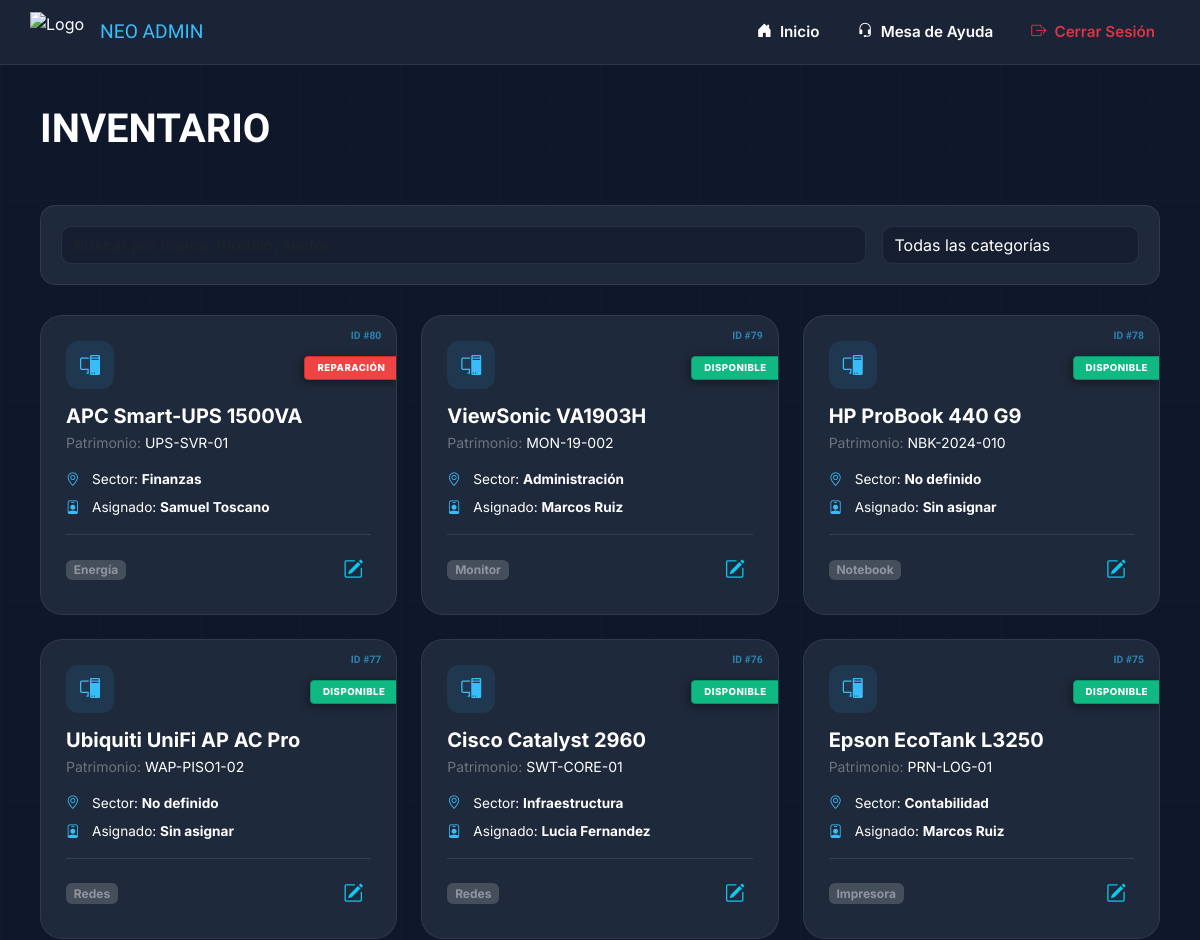
Page /inventario_lista.php (signed in, upper part) on the earlier database version.
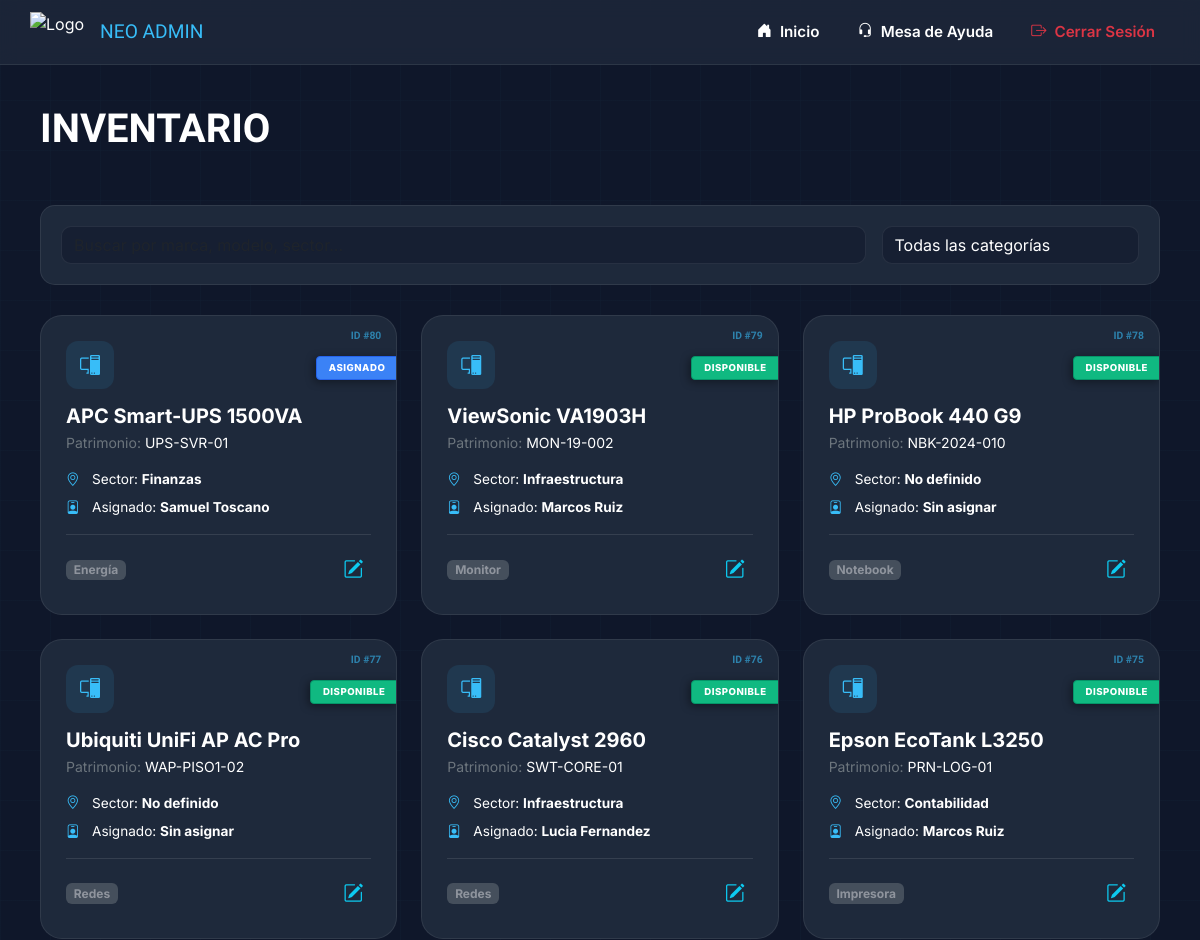
Same page on the later database version.
### tables this page shows
CREATE TABLE `inventario` (
  `id` int(11) NOT NULL,
  `codigo_patrimonial` varchar(50) DEFAULT NULL,
  `tipo_id` int(11) DEFAULT NULL,
  `marca` varchar(50) DEFAULT NULL,
  `modelo` varchar(50) DEFAULT NULL,
  `serie` varchar(100) DEFAULT NULL,
  `estado` enum('Disponible','Asignado','Reparación') NOT NULL DEFAULT 'Disponible',
  `usuario_asignado_id` int(11) DEFAULT NULL,
  `sector` varchar(100) DEFAULT NULL
);

CREATE TABLE `usuarios` (
  `id` int(11) NOT NULL,
  `nombre_completo` varchar(100) NOT NULL,
  `usuario` varchar(50) NOT NULL,
  `email` varchar(255) DEFAULT NULL,
  `password` varchar(255) NOT NULL,
  `rol` enum('administrador','operativo','tecnico') DEFAULT NULL,
  `area` varchar(100) DEFAULT NULL,
  `dni` varchar(20) DEFAULT NULL,
  `ultimo_login` datetime DEFAULT NULL,
  `creado_en` timestamp NOT NULL DEFAULT current_timestamp()
);

CREATE TABLE `categorias` (
  `id` int(11) NOT NULL,
  `nombre` varchar(50) NOT NULL
);

### inventario_lista.php (the view, shortened to what this page needs)
<?php
require_once 'db.php';
$query = "SELECT i.*, c.nombre AS categoria_nombre, u.nombre_completo AS nombre_usuario
          FROM inventario i
          INNER JOIN categorias c ON i.tipo_id = c.id
          LEFT JOIN usuarios u ON i.usuario_asignado_id = u.id
          ORDER BY i.id DESC";
$resultado = $conexion->query($query);
?>
<!DOCTYPE html>
<html lang="es">
<head>
    <link href="https://cdn.jsdelivr.net/npm/bootstrap@5.3.0/dist/css/bootstrap.min.css" rel="stylesheet">
    <link rel="stylesheet" href="https://cdn.jsdelivr.net/npm/bootstrap-icons@1.11.1/font/bootstrap-icons.css">
</head>
<body>
    <nav class="neo-navbar d-flex justify-content-between align-items-center sticky-top">
        <div class="d-flex align-items-center gap-3">
            <img src="img/logo_neoadmin.png" alt="Logo" style="height: 40px;">
            <span style="font-family: 'Orbitron'; font-size: 1.2rem; color: var(--accent);">NEO ADMIN</span>
        </div>
        <div class="d-flex align-items-center gap-2">
            <a href="dashboard.php" class="nav-link-neo"><i class="bi bi-house-door-fill"></i> Inicio</a>
            <a href="tickets_lista.php" class="nav-link-neo"><i class="bi bi-headset"></i> Mesa de Ayuda</a>
            <a href="logout.php" class="nav-link-neo text-danger"><i class="bi bi-box-arrow-right"></i> Cerrar Sesión</a>
        </div>
    </nav>
    <main class="main-content container-fluid">
        <div class="d-flex justify-content-between align-items-center mb-5">
            <h1 class="fw-bold mb-1" style="font-family: 'Orbitron';">INVENTARIO</h1>
        </div>
        <div class="search-container">
            <div class="row g-3">
                <div class="col-md-9">
                    <input type="text" id="searchInput" class="form-control form-control-neo" placeholder="Buscar por marca, modelo, sector...">
                </div>
                <div class="col-md-3">
                    <select id="categoryFilter" class="form-select form-control-neo">
                        <option value="all">Todas las categorías</option>
                    </select>
                </div>
            </div>
        </div>
        <div class="row g-4" id="inventoryGrid">
            <?php while($row = $resultado->fetch_assoc()):
                $estado_actual = $row['estado'] ?: 'Disponible';
                $st_comp = mb_strtolower($estado_actual, 'UTF-8');
                $st_class = "status-disponible";
                if ($st_comp === 'asignado') {
                    $st_class = "status-asignado";
                } elseif (strpos($st_comp, 'repara') !== false) {
                    $st_class = "status-reparacion";
                }
                $search_data = strtolower($row['marca']." ".$row['modelo']." ".$row['codigo_patrimonial']." ".$row['sector']." ".$row['nombre_usuario']);
            ?>
            <div class="col-md-6 col-lg-4 asset-item" data-category="<?php echo $row['categoria_nombre']; ?>" data-search="<?php echo $search_data; ?>">
                <div class="asset-card">
                    <span class="status-pill <?php echo $st_class; ?>">
                        <?php echo htmlspecialchars($estado_actual); ?>
                    </span>
                    <span class="id-badge">ID #<?php echo $row['id']; ?></span>
                    <div class="asset-icon-wrapper"><i class="bi bi-pc-display"></i></div>
                    <h5 class="fw-bold mb-1"><?php echo $row['marca']." ".$row['modelo']; ?></h5>
                    <p class="small text-secondary mb-3">Patrimonio: <span class="text-white"><?php echo $row['codigo_patrimonial']; ?></span></p>
                    <div class="info-row"><i class="bi bi-geo-alt"></i><span>Sector: <strong><?php echo $row['sector'] ?: 'No definido'; ?></strong></span></div>
                    <div class="info-row"><i class="bi bi-person-badge"></i><span>Asignado: <strong><?php echo $row['nombre_usuario'] ?: 'Sin asignar'; ?></strong></span></div>
                    <div class="d-flex justify-content-between align-items-center mt-3 pt-3 border-top border-white border-opacity-10">
                        <span class="badge bg-secondary opacity-50"><?php echo $row['categoria_nombre']; ?></span>
                        <button onclick='abrirModalEditar(<?php echo json_encode($row); ?>)' class="btn btn-sm btn-outline-info border-0">
                            <i class="bi bi-pencil-square fs-5"></i>
                        </button>
                    </div>
                </div>
            </div>
            <?php endwhile; ?>
        </div>
    </main>
</body>
</html>

Differences in the rows shown:
changed inventario "APC": estado "REPARACIÓN" → "ASIGNADO"
changed inventario "ViewSonic": sector "Administración" → "Infraestructura"
